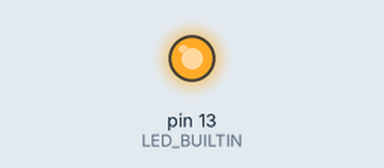
Simulated run of this sketch. Board: Arduino Uno, built with avr-gcc and run on an emulated ATmega328P. On the bench: output pins drawn as LEDs (lit = HIGH).

Above: at 0.5 s.
At 2.9 s:
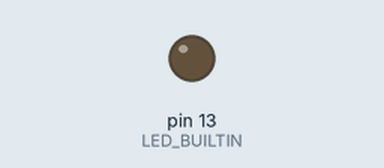
Timing chart, 0 to 5.2 s (numbered marks = the images above):
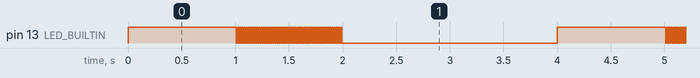

The sketch:

dois_leds_em_um_terminal.ino
```cpp
//Dois LEDs em um unico terminal
void setup() {
}
void loop() {
  pinMode(13, OUTPUT);
  digitalWrite(13, 1);delay(1000);
  for(int i=0;i<50;i++){
    digitalWrite(13,1);delay(10);
    digitalWrite(13,0);delay(10);
  }
  digitalWrite(LED_BUILTIN, 0);delay(1000);
  pinMode(13, INPUT);delay(1000);
}
```

Measured:
- by itself, pin 13 (LED_BUILTIN): repeats every 4.0 s: 49 × (LOW 0.01 s, HIGH 0.01 s), LOW 2.0 s, HIGH 1.0 s
- by itself, everything shown: repeats every 4.0 s, in 4 steps
